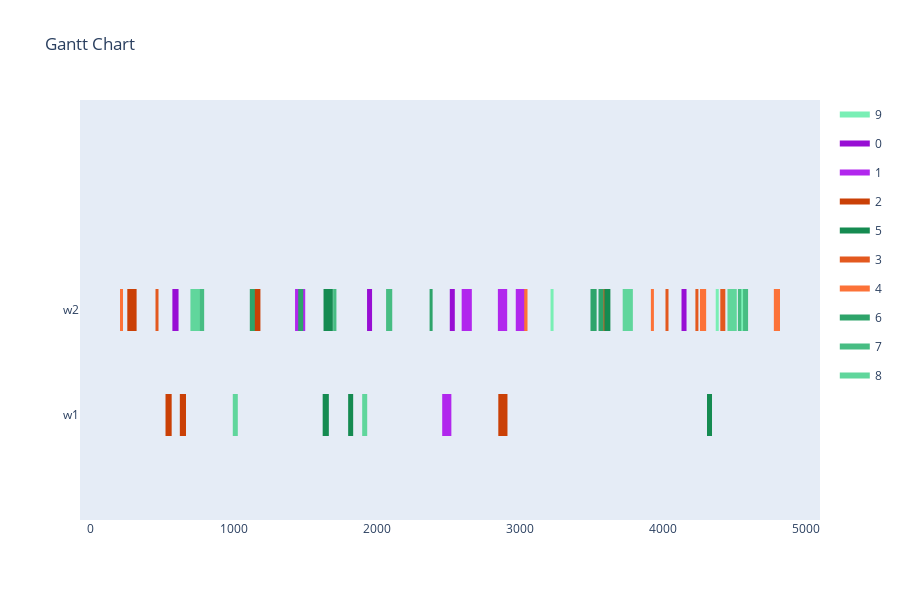

Notebook code cell kept with this figure:
### Markdown cell above
Config 4 - Randomized Mutation with "open" Planning Horizon

### Code cell
optimizer = BaseGA(env)
optimizer.configure('tardiness', 'twopointcrossover', 'roulettewheel', 'randomize')
last_time_slot = 0
for order in orders:
    if order[1] > last_time_slot:
        last_time_slot = order[1]
# all parameters after offspring_amount are optional (in this case -> verbose=True)
result, best_fitness_history, average_fitness_history, best_generation_history, feasible_gen = optimizer.optimize(orders, max_generations, earliest_time_slot, last_time_slot, population_size, offspring_amount, verbose=True)
workstation_assignments = reformat_result(result, orders, env)
visualize(workstation_assignments, best_fitness_history, average_fitness_history, best_generation_history, feasible_gen)

### Figure 1 — Plotly figure (JSON) as saved in the notebook; plotly's stock layout.template omitted (floating-point values rounded to 4 significant figures)
{"data": [{"fill": "toself", "fillcolor": "rgb(121, 239, 181)", "hoverinfo": "name", "legendgroup": "rgb(121, 239, 181)", "mode": "none", "name": "9", "type": "scatter", "x": [3215, 3236, 3236, 3215, 3215, 1632, 1655, 1655, 1632, 1632, 4542, 4577, 4577, 4542, 4542, 710, 753, 753, 710, 710, 4369, 4390, 4390, 4369], "y": [0.8, 0.8, 1.2, 1.2, null, 0.8, 0.8, 1.2, 1.2, null, 0.8, 0.8, 1.2, 1.2, null, 0.8, 0.8, 1.2, 1.2, null, 0.8, 0.8, 1.2, 1.2]}, {"fill": "toself", "fillcolor": "rgb(152, 14, 212)", "hoverinfo": "name", "legendgroup": "rgb(152, 14, 212)", "mode": "none", "name": "0", "type": "scatter", "x": [585, 608, 608, 585, 585, 573, 616, 616, 573, 573, 4130, 4165, 4165, 4130, 4130, 1933, 1968, 1968, 1933, 1933, 2511, 2546, 2546, 2511], "y": [0.8, 0.8, 1.2, 1.2, null, 0.8, 0.8, 1.2, 1.2, null, 0.8, 0.8, 1.2, 1.2, null, 0.8, 0.8, 1.2, 1.2, null, 0.8, 0.8, 1.2, 1.2]}, {"fill": "toself", "fillcolor": "rgb(177, 39, 237)", "hoverinfo": "name", "legendgroup": "rgb(177, 39, 237)", "mode": "none", "name": "1", "type": "scatter", "x": [1430, 1501, 1501, 1430, 1430, 2972, 3043, 3043, 2972, 2972, 2847, 2912, 2912, 2847, 2847, 2594, 2665, 2665, 2594, 2594, 2458, 2522, 2522, 2458], "y": [0.8, 0.8, 1.2, 1.2, null, 0.8, 0.8, 1.2, 1.2, null, 0.8, 0.8, 1.2, 1.2, null, 0.8, 0.8, 1.2, 1.2, null, -0.2, -0.2, 0.2, 0.2]}, {"fill": "toself", "fillcolor": "rgb(202, 64, 6)", "hoverinfo": "name", "legendgroup": "rgb(202, 64, 6)", "mode": "none", "name": "2", "type": "scatter", "x": [1123, 1188, 1188, 1123, 1123, 258, 323, 323, 258, 258, 625, 668, 668, 625, 625, 2850, 2914, 2914, 2850, 2850, 525, 568, 568, 525], "y": [0.8, 0.8, 1.2, 1.2, null, 0.8, 0.8, 1.2, 1.2, null, -0.2, -0.2, 0.2, 0.2, null, -0.2, -0.2, 0.2, 0.2, null, -0.2, -0.2, 0.2, 0.2]}, {"fill": "toself", "fillcolor": "rgb(21, 139, 81)", "hoverinfo": "name", "legendgroup": "rgb(21, 139, 81)", "mode": "none", "name": "5", "type": "scatter", "x": [1629, 1694, 1694, 1629, 1629, 3562, 3633, 3633, 3562, 3562, 1801, 1836, 1836, 1801, 1801, 1623, 1666, 1666, 1623, 1623, 4308, 4343, 4343, 4308], "y": [0.8, 0.8, 1.2, 1.2, null, 0.8, 0.8, 1.2, 1.2, null, -0.2, -0.2, 0.2, 0.2, null, -0.2, -0.2, 0.2, 0.2, null, -0.2, -0.2, 0.2, 0.2]}, {"fill": "toself", "fillcolor": "rgb(227, 89, 31)", "hoverinfo": "name", "legendgroup": "rgb(227, 89, 31)", "mode": "none", "name": "3", "type": "scatter", "x": [4227, 4248, 4248, 4227, 4227, 3568, 3591, 3591, 3568, 3568, 455, 476, 476, 455, 455, 4018, 4039, 4039, 4018, 4018, 4401, 4436, 4436, 4401], "y": [0.8, 0.8, 1.2, 1.2, null, 0.8, 0.8, 1.2, 1.2, null, 0.8, 0.8, 1.2, 1.2, null, 0.8, 0.8, 1.2, 1.2, null, 0.8, 0.8, 1.2, 1.2]}, {"fill": "toself", "fillcolor": "rgb(252, 114, 56)", "hoverinfo": "name", "legendgroup": "rgb(252, 114, 56)", "mode": "none", "name": "4", "type": "scatter", "x": [3031, 3054, 3054, 3031, 3031, 3916, 3937, 3937, 3916, 3916, 207, 228, 228, 207, 207, 4775, 4818, 4818, 4775, 4775, 4259, 4302, 4302, 4259], "y": [0.8, 0.8, 1.2, 1.2, null, 0.8, 0.8, 1.2, 1.2, null, 0.8, 0.8, 1.2, 1.2, null, 0.8, 0.8, 1.2, 1.2, null, 0.8, 0.8, 1.2, 1.2]}, {"fill": "toself", "fillcolor": "rgb(46, 164, 106)", "hoverinfo": "name", "legendgroup": "rgb(46, 164, 106)", "mode": "none", "name": "6", "type": "scatter", "x": [3550, 3585, 3585, 3550, 3550, 3494, 3537, 3537, 3494, 3494, 1452, 1487, 1487, 1452, 1452, 1114, 1149, 1149, 1114, 1114, 2370, 2391, 2391, 2370], "y": [0.8, 0.8, 1.2, 1.2, null, 0.8, 0.8, 1.2, 1.2, null, 0.8, 0.8, 1.2, 1.2, null, 0.8, 0.8, 1.2, 1.2, null, 0.8, 0.8, 1.2, 1.2]}, {"fill": "toself", "fillcolor": "rgb(71, 189, 131)", "hoverinfo": "name", "legendgroup": "rgb(71, 189, 131)", "mode": "none", "name": "7", "type": "scatter", "x": [2066, 2109, 2109, 2066, 2066, 1696, 1719, 1719, 1696, 1696, 4524, 4547, 4547, 4524, 4524, 4560, 4595, 4595, 4560, 4560, 760, 795, 795, 760], "y": [0.8, 0.8, 1.2, 1.2, null, 0.8, 0.8, 1.2, 1.2, null, 0.8, 0.8, 1.2, 1.2, null, 0.8, 0.8, 1.2, 1.2, null, 0.8, 0.8, 1.2, 1.2]}, {"fill": "toself", "fillcolor": "rgb(96, 214, 156)", "hoverinfo": "name", "legendgroup": "rgb(96, 214, 156)", "mode": "none", "name": "8", "type": "scatter", "x": [3719, 3790, 3790, 3719, 3719, 4451, 4516, 4516, 4451, 4451, 699, 764, 764, 699, 699, 995, 1030, 1030, 995, 995, 1899, 1934, 1934, 1899], "y": [0.8, 0.8, 1.2, 1.2, null, 0.8, 0.8, 1.2, 1.2, null, 0.8, 0.8, 1.2, 1.2, null, -0.2, -0.2, 0.2, 0.2, null, -0.2, -0.2, 0.2, 0.2]}, {"legendgroup": "rgb(121, 239, 181)", "marker": {"color": "rgb(121, 239, 181)", "opacity": 0, "size": 1}, "mode": "markers", "name": "", "showlegend": false, "text": [null, null, null, null, null, null, null, null, null, null], "type": "scatter", "x": [3215, 3236, 1632, 1655, 4542, 4577, 710, 753, 4369, 4390], "y": [1, 1, 1, 1, 1, 1, 1, 1, 1, 1]}, {"legendgroup": "rgb(152, 14, 212)", "marker": {"color": "rgb(152, 14, 212)", "opacity": 0, "size": 1}, "mode": "markers", "name": "", "showlegend": false, "text": [null, null, null, null, null, null, null, null, null, null], "type": "scatter", "x": [585, 608, 573, 616, 4130, 4165, 1933, 1968, 2511, 2546], "y": [1, 1, 1, 1, 1, 1, 1, 1, 1, 1]}, {"legendgroup": "rgb(177, 39, 237)", "marker": {"color": "rgb(177, 39, 237)", "opacity": 0, "size": 1}, "mode": "markers", "name": "", "showlegend": false, "text": [null, null, null, null, null, null, null, null, null, null], "type": "scatter", "x": [1430, 1501, 2972, 3043, 2847, 2912, 2594, 2665, 2458, 2522], "y": [1, 1, 1, 1, 1, 1, 1, 1, 0, 0]}, {"legendgroup": "rgb(202, 64, 6)", "marker": {"color": "rgb(202, 64, 6)", "opacity": 0, "size": 1}, "mode": "markers", "name": "", "showlegend": false, "text": [null, null, null, null, null, null, null, null, null, null], "type": "scatter", "x": [1123, 1188, 258, 323, 625, 668, 2850, 2914, 525, 568], "y": [1, 1, 1, 1, 0, 0, 0, 0, 0, 0]}, {"legendgroup": "rgb(21, 139, 81)", "marker": {"color": "rgb(21, 139, 81)", "opacity": 0, "size": 1}, "mode": "markers", "name": "", "showlegend": false, "text": [null, null, null, null, null, null, null, null, null, null], "type": "scatter", "x": [1629, 1694, 3562, 3633, 1801, 1836, 1623, 1666, 4308, 4343], "y": [1, 1, 1, 1, 0, 0, 0, 0, 0, 0]}, {"legendgroup": "rgb(227, 89, 31)", "marker": {"color": "rgb(227, 89, 31)", "opacity": 0, "size": 1}, "mode": "markers", "name": "", "showlegend": false, "text": [null, null, null, null, null, null, null, null, null, null], "type": "scatter", "x": [4227, 4248, 3568, 3591, 455, 476, 4018, 4039, 4401, 4436], "y": [1, 1, 1, 1, 1, 1, 1, 1, 1, 1]}, {"legendgroup": "rgb(252, 114, 56)", "marker": {"color": "rgb(252, 114, 56)", "opacity": 0, "size": 1}, "mode": "markers", "name": "", "showlegend": false, "text": [null, null, null, null, null, null, null, null, null, null], "type": "scatter", "x": [3031, 3054, 3916, 3937, 207, 228, 4775, 4818, 4259, 4302], "y": [1, 1, 1, 1, 1, 1, 1, 1, 1, 1]}, {"legendgroup": "rgb(46, 164, 106)", "marker": {"color": "rgb(46, 164, 106)", "opacity": 0, "size": 1}, "mode": "markers", "name": "", "showlegend": false, "text": [null, null, null, null, null, null, null, null, null, null], "type": "scatter", "x": [3550, 3585, 3494, 3537, 1452, 1487, 1114, 1149, 2370, 2391], "y": [1, 1, 1, 1, 1, 1, 1, 1, 1, 1]}, {"legendgroup": "rgb(71, 189, 131)", "marker": {"color": "rgb(71, 189, 131)", "opacity": 0, "size": 1}, "mode": "markers", "name": "", "showlegend": false, "text": [null, null, null, null, null, null, null, null, null, null], "type": "scatter", "x": [2066, 2109, 1696, 1719, 4524, 4547, 4560, 4595, 760, 795], "y": [1, 1, 1, 1, 1, 1, 1, 1, 1, 1]}, {"legendgroup": "rgb(96, 214, 156)", "marker": {"color": "rgb(96, 214, 156)", "opacity": 0, "size": 1}, "mode": "markers", "name": "", "showlegend": false, "text": [null, null, null, null, null, null, null, null, null, null], "type": "scatter", "x": [3719, 3790, 4451, 4516, 699, 764, 995, 1030, 1899, 1934], "y": [1, 1, 1, 1, 1, 1, 0, 0, 0, 0]}], "layout": {"height": 600, "hovermode": "closest", "showlegend": true, "title": {"text": "Gantt Chart"}, "xaxis": {"rangeselector": {"buttons": [{"count": 7, "label": "1w", "step": "day", "stepmode": "backward"}, {"count": 1, "label": "1m", "step": "month", "stepmode": "backward"}, {"count": 6, "label": "6m", "step": "month", "stepmode": "backward"}, {"count": 1, "label": "YTD", "step": "year", "stepmode": "todate"}, {"count": 1, "label": "1y", "step": "year", "stepmode": "backward"}, {"step": "all"}]}, "showgrid": false, "type": "linear", "zeroline": false}, "yaxis": {"autorange": false, "range": [-1, 3], "showgrid": false, "ticktext": ["w1", "w2"], "tickvals": [0, 1], "zeroline": false}}}
